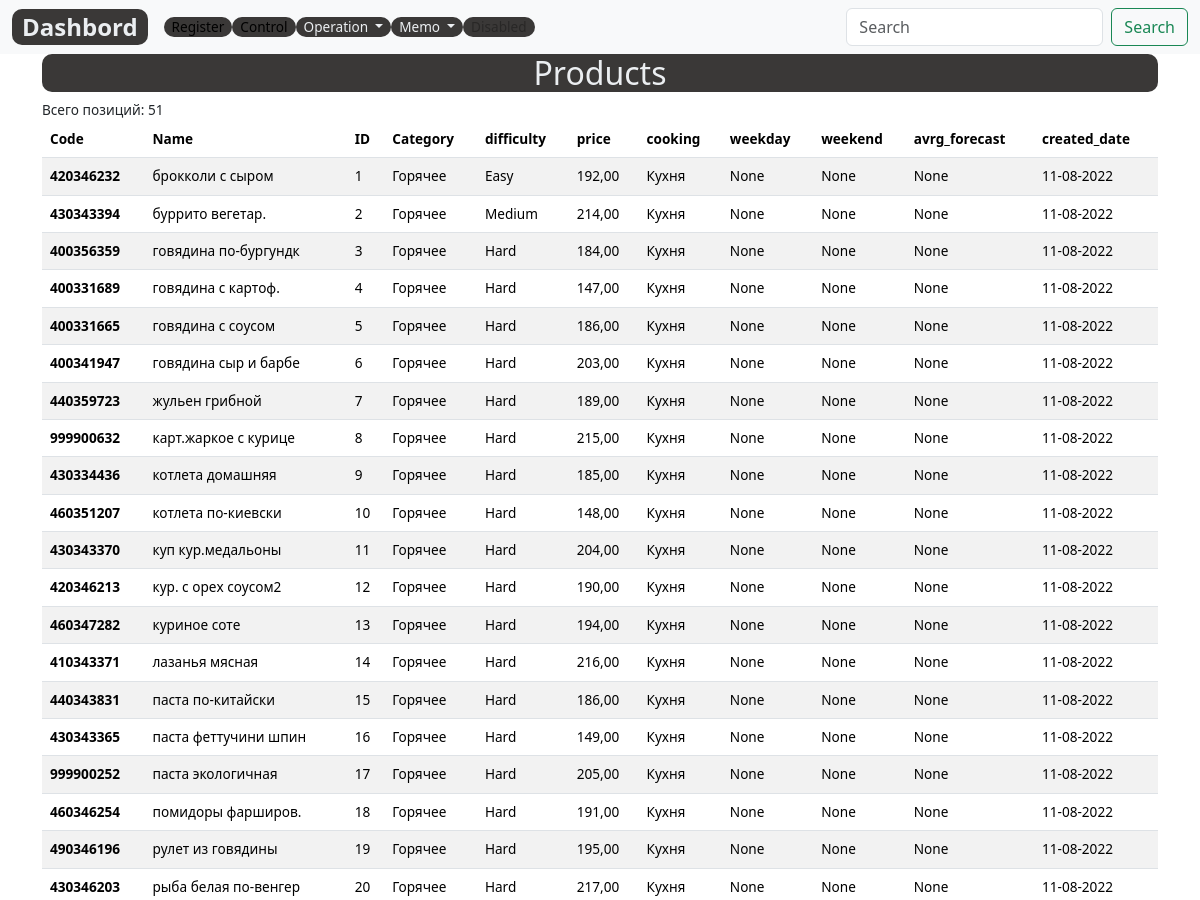
Page /products-list/ (upper part) on the earlier database version.
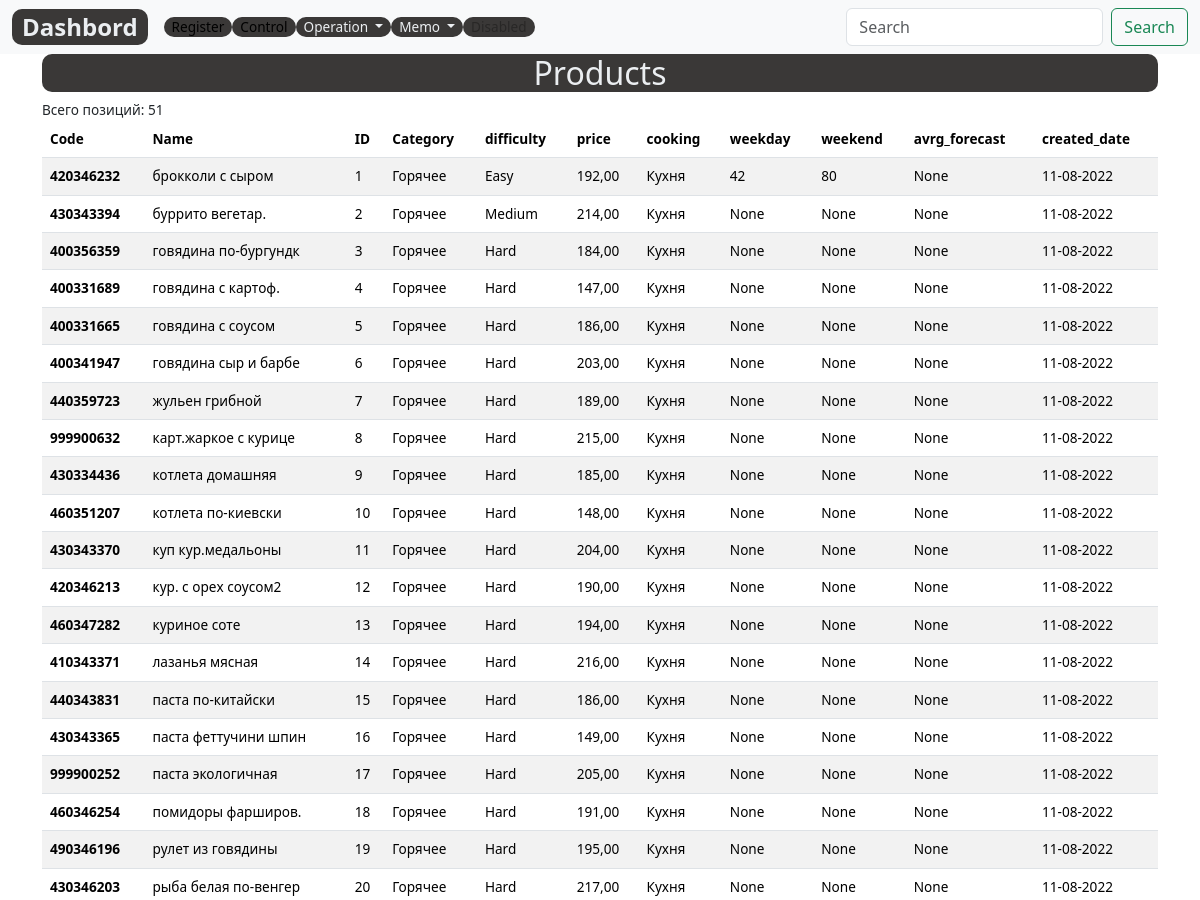
Same page on the later database version.
### register/models.py (models this page shows, shortened)
class Product(models.Model):
    DIFFICULTY_LEVELS = (
        ('Easy', 'Easy'),
        ('Medium', 'Medium'),
        ('Hard', 'Hard'),
    )
    code=models.DecimalField(max_digits=10, help_text="Не более 10 знаков", decimal_places=0, unique=True)
    name = models.CharField(max_length=200,help_text="Не более 200 знаков", db_index=True, verbose_name='Продукт')
    category = models.ForeignKey(Category, related_name='product', on_delete=models.CASCADE)
    ingredient = models.ManyToManyField(Item, through=RecipeIngredient)
    difficulty = models.CharField(choices=DIFFICULTY_LEVELS, max_length=10)
    price = models.DecimalField(max_digits=10,help_text="Не более 10 знаков", decimal_places=2)
    description = models.TextField(blank=True, null=True)
    cooking= models.TextField(blank=True, null = True)
    slug= models.SlugField(max_length=255, verbose_name='Url', unique=True)
    weekday_forecast=models.PositiveIntegerField(verbose_name='Будни', null = True)
    weekend_forecast=models.PositiveIntegerField(verbose_name='Выходные', null = True)
    avrg_forecast= models.PositiveIntegerField(editable=False, verbose_name='Суточные', null = True)
    holiday_forecast=models.PositiveIntegerField(verbose_name='Праздники', null = True)
    promotion_forecast=models.PositiveIntegerField(verbose_name='Промо', null = True)
    created_date= models.DateField(auto_now_add=True, verbose_name='Создан',null=True)
    updated_date = models.DateField(auto_now=True,  verbose_name='Изменен', null=True)
    class Meta:
        ordering = ['category', 'name']
        verbose_name = 'Продукт'
        verbose_name_plural = 'Продукты'

class Category(models.Model):
    code= models.CharField(max_length=5, help_text="Не более 5 цифр",  unique=True,verbose_name='Код')
    name = models.CharField(max_length=200, help_text="Не более 200 знаков", db_index=True, verbose_name='Категория')
    slug= models.SlugField(max_length=255, verbose_name='Url', unique=True)
    class Meta:
        ordering = ['name']
        verbose_name = 'Категория продукта'
        verbose_name_plural = 'Категории продуктов'
    def __str__(self):
        return self.name

### register/views.py (the view)
# urls.py: path('products-list/', ProductListView.as_view(), name='products-list'),
class ProductListView(ListView):
    model= Product
    template_name = 'register/products/products.html'
    context_object_name = 'products'

### register/templates/register/products/products.html (shortened to what this page needs)
{% extends 'base_simple.html' %}
{% load static %}
{% block content %}
<div class="container">
  <h2 class="custom">Products</h2>
  Всего позиций: {{products.count}}
  <table class="table table-striped">
    <thead>
      <tr>
        <th scope="col">Code</th>
        <th scope="col">Name</th>
        <th scope="col">ID</th>
        <th scope="col">Category</th>
        <th scope="col">difficulty</th>
        <th scope="col">price</th>
        <th scope="col">cooking</th>
        <th scope="col">weekday</th>
        <th scope="col">weekend</th>
        <th scope="col">avrg_forecast</th>
        <th scope="col">created_date</th>
      </tr>
    </thead>
    <tbody>
      {% for product in products%}
      <tr>
        <th scope="row">{{product.code}}</th>
        <td>{{product.name}}</td>
        <td>{{product.id}}</td>
        <td>{{product.category}}</td>
        <td>{{product.difficulty}}</td>
        <td>{{product.price}}</td>
        <td>{{product.cooking}}</td>
        <td>{{product.weekday_forecast}}</td>
        <td>{{product.weekend_forecast}}</td>
        <td>{{product.avrg_forecast}}</td>
        <td>{{product.created_date|date:'d-m-Y'}}</td>
      </tr>
      {% endfor %}
    </tbody>
  </table>
</div>
{% endblock %}

Differences in the rows shown:
changed Product "брокколи с сыром": weekday_forecast "None" → "42"; weekend_forecast "None" → "80"
